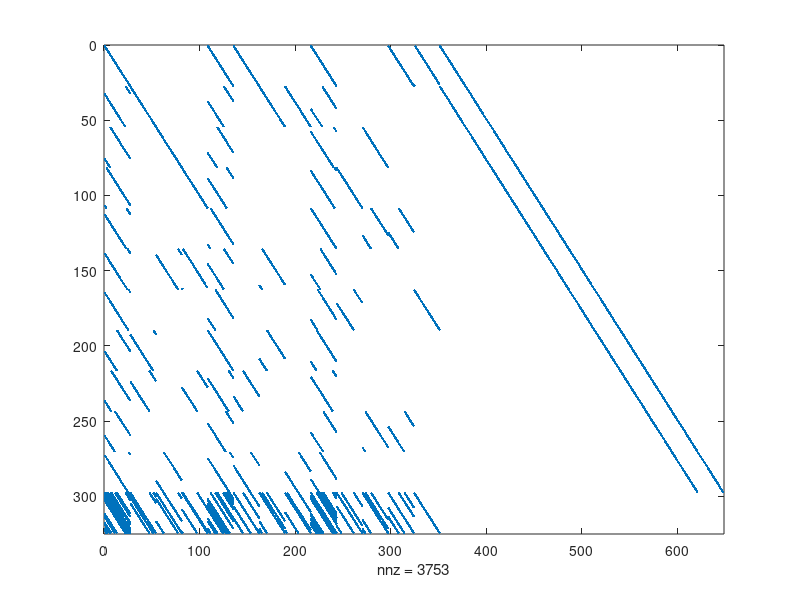

The MATLAB script that drew this image:
% This work is based on the paper:
% T. Richardson and R. Urbanke. "Efficient Encoding of Low-Density
% Parity-Check Codes". IEEE Trans. on Information theory, Feb. 2001


clear variables;
close all;
clc

% *******************************************************
% Taken from IEEE 802.11n: HT LDPC matrix definitions
% You can change this according to your needs :)
Z = 27;
rotmatrix = ...
    [0 -1 -1 -1 0 0 -1 -1 0 -1 -1 0 1 0 -1 -1 -1 -1 -1 -1 -1 -1 -1 -1;
    22 0 -1 -1 17 -1 0 0 12 -1 -1 -1 -1 0 0 -1 -1 -1 -1 -1 -1 -1 -1 -1;
    6 -1 0 -1 10 -1 -1 -1 24 -1 0 -1 -1 -1 0 0 -1 -1 -1 -1 -1 -1 -1 -1;
    2 -1 -1 0 20 -1 -1 -1 25 0 -1 -1 -1 -1 -1 0 0 -1 -1 -1 -1 -1 -1 -1;
    23 -1 -1 -1 3 -1 -1 -1 0 -1 9 11 -1 -1 -1 -1 0 0 -1 -1 -1 -1 -1 -1;
    24 -1 23 1 17 -1 3 -1 10 -1 -1 -1 -1 -1 -1 -1 -1 0 0 -1 -1 -1 -1 -1;
    25 -1 -1 -1 8 -1 -1 -1 7 18 -1 -1 0 -1 -1 -1 -1 -1 0 0 -1 -1 -1 -1;
    13 24 -1 -1 0 -1 8 -1 6 -1 -1 -1 -1 -1 -1 -1 -1 -1 -1 0 0 -1 -1 -1;
    7 20 -1 16 22 10 -1 -1 23 -1 -1 -1 -1 -1 -1 -1 -1 -1 -1 -1 0 0 -1 -1;
    11 -1 -1 -1 19 -1 -1 -1 13 -1 3 17 -1 -1 -1 -1 -1 -1 -1 -1 -1 0 0 -1;
    25 -1 8 -1 23 18 -1 14 9 -1 -1 -1 -1 -1 -1 -1 -1 -1 -1 -1 -1 -1 0 0;
    3 -1 -1 -1 16 -1 -1 2 25 5 -1 -1 1 -1 -1 -1 -1 -1 -1 -1 -1 -1 -1 0];

H = zeros(size(rotmatrix)*Z);
Zh = diag(ones(1,Z),0);

% Convert into binary matrix
for r=1:size(rotmatrix,1)
    for c=1:size(rotmatrix,2)
        rotidx = rotmatrix(r,c);
        if (rotidx > -1)            
            Zt = circshift(Zh,[0 rotidx]);
        else
            Zt = zeros(Z);
        end
        limR = (r-1)*Z+1:r*Z;
        limC = (c-1)*Z+1:c*Z;
        H(limR,limC) = Zt;
    end
end



% *******************************************************
% Don't change much from this line below please

% Define sizes of message and code
mLen = size(H,1);
cLen = size(H,2);

% Create a random message
msg = round(rand(1,mLen));


% Rename variables to match those used by the author
n = cLen;
m = cLen - mLen;
s = msg;
% Let c = [s p1 p2] be the codeword


% *******************************************************
% Check table III on the paper for a general description of 
% this algorithm:
Hrow1 = H(:,end);

% Find the 'gap' length
for i=1:cLen
    if Hrow1(i) == 1
        g = i;
        break;
    end
end
g = mLen - g;

% Width and last index of submatrices A, B
wA = n-m;
wB = g;
eA = wA;
eB = wA + wB;

% Extract the submatrices A, B, C, D, E and T
A = H(1:m-g,1:eA);
B = H(1:m-g,eA+1:eB);
T = H(1:m-g,eB+1:end);
C = H(m-g+1:end,1:eA);
D = H(m-g+1:end,eA+1:eB);
E = H(m-g+1:end,eB+1:end);


% Calculate p1 and p2
invT = (inv(T)); % or abs(inv(T)) ?
ET1 = -(E*invT);

Iup = diag(ones(1,size(ET1,2)),0);
Idn = diag(ones(1,size(ET1,1)),0);
X = [Iup zeros(size(Iup,1),size(Idn,2)); ET1 Idn];
Y = X*H;
spy(Y); % If exists a null space @ lower right corner, then we're ok

phi = ET1*B + D;
xtra = ET1*A + C;
p1 = mod(phi*xtra*(s'),2)';
p2 = mod(invT*(A*(s') + B*(p1')),2)';
c = [s p1 p2];

% Checking c*H'=0;
zero = mod(c*H',2);
if sum(zero)== 0
    % disp('OK!')
else
    disp('Error')
end
